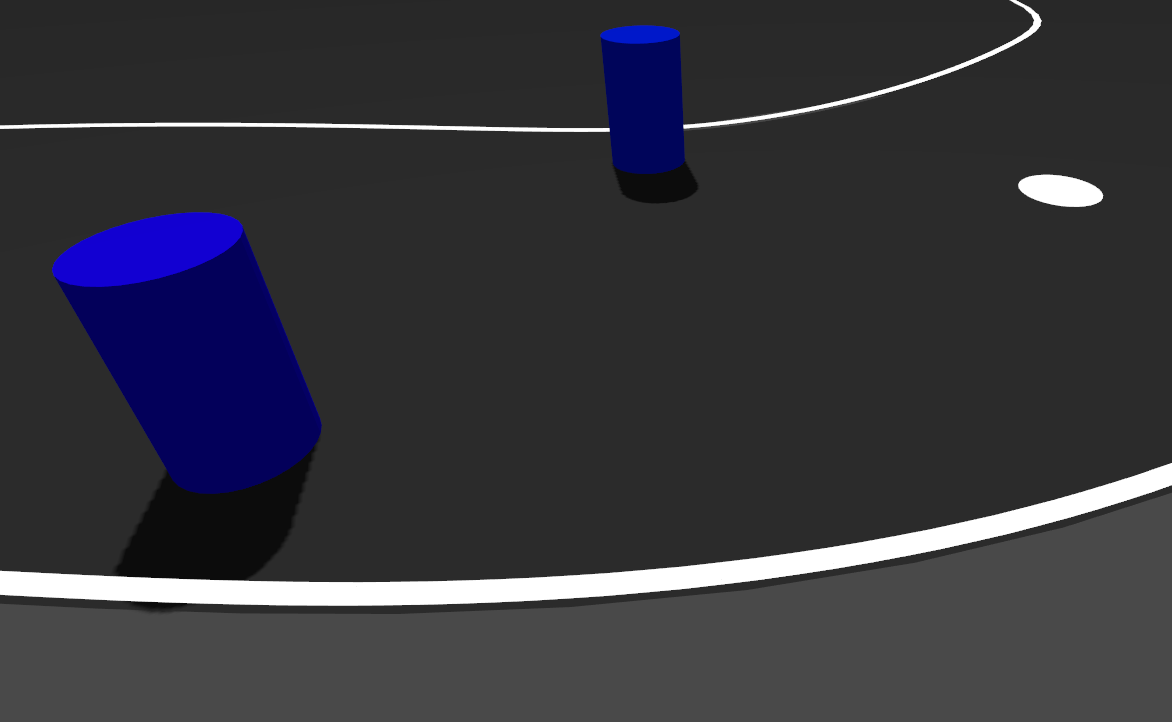
#> input picture Task3/input/5.png, 1172 x 722 px
$ python 5.py
#> lines starting #> are read from the running program, lines starting #| are printed output that depends on the picture; after the words box and inside, x2 and y2 are one past the last pixel; in counts of white or black regions, pixels touching at a corner belong together
import os
import cv2
import numpy as np

BASE = os.path.dirname(os.path.abspath(__file__))
INPUT = os.path.join(BASE, "input", "5.png")
OUTPUT = os.path.join(BASE, "output", "5.png")

os.makedirs(os.path.dirname(OUTPUT), exist_ok=True)

img = cv2.imread(INPUT)
#> img is the input picture: shape (722, 1172, 3); mean B, G, R 60.8, 53, 53.3

if img is None:
    print("Could not load 5.png")
    exit()

hsv = cv2.cvtColor(img, cv2.COLOR_BGR2HSV)
#> hsv: shape (722, 1172, 3); mean H, S, V 8.5, 17.9, 60.8

# =========================================================
# POTHOLES: WHITE CIRCULAR BLOBS
# =========================================================

white = cv2.inRange(
    hsv,
    np.array([0, 0, 180]),
    np.array([180, 80, 255])
)
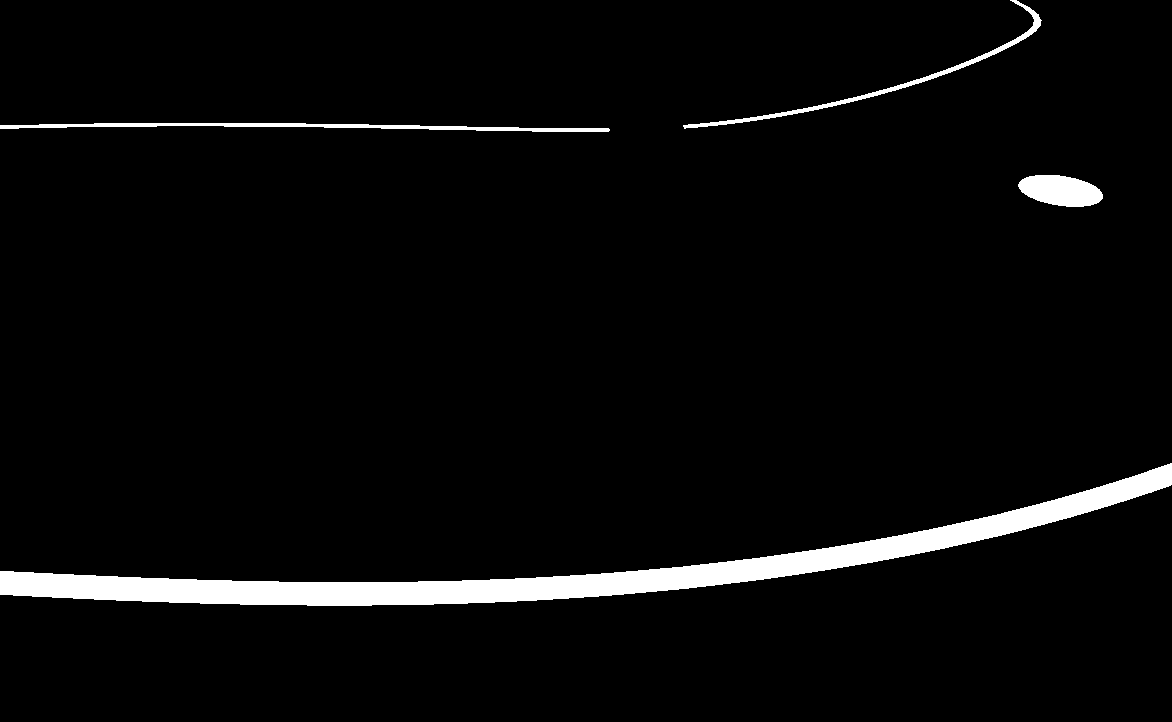
#> white: shape (722, 1172); 3.9% white; 4 white regions

contours, _ = cv2.findContours(
    white,
    cv2.RETR_EXTERNAL,
    cv2.CHAIN_APPROX_SIMPLE
)
#> contours = 4 contours; box (x1, y1, x2, y2) and area: (0, 463, 1172, 606) 25835, (1018, 175, 1103, 207) 1934, (0, 123, 610, 132) 1651, (683, 0, 1042, 129) 1414

potholes = []

for c in contours:

    area = cv2.contourArea(c)

    if 300 < area < 35000:

        perimeter = cv2.arcLength(c, True)

        if perimeter == 0:
            continue

        circularity = (
            4 * np.pi * area /
            (perimeter * perimeter)
        )

        x, y, w, hh = cv2.boundingRect(c)

        if (
            circularity > 0.25
            and w > 20
            and hh > 10
            and w / hh < 6
            and hh / w < 6
        ):
            potholes.append((x, y, w, hh))
#> this loop made 4 passes
#> (area, perimeter, circularity, x, y, w, hh) on passes 1 to 4: (25835, 2494.5, 0.0522, 0, 463, 1172, 143), (1933.5, 200.1, 0.607, 1018, 175, 85, 32), (1651, 1229.5, 0.0137, 0, 123, 610, 9), (1413.5, 880, 0.0229, 683, 0, 359, 129)
#> after the loop, potholes = [(1018, 175, 85, 32)]


# =========================================================
# OBSTACLE: BLUE CYLINDERS (Updated for Blue Color Range)
# =========================================================

blue = cv2.inRange(
    hsv,
    np.array([100, 150, 50]),
    np.array([140, 255, 255])
)
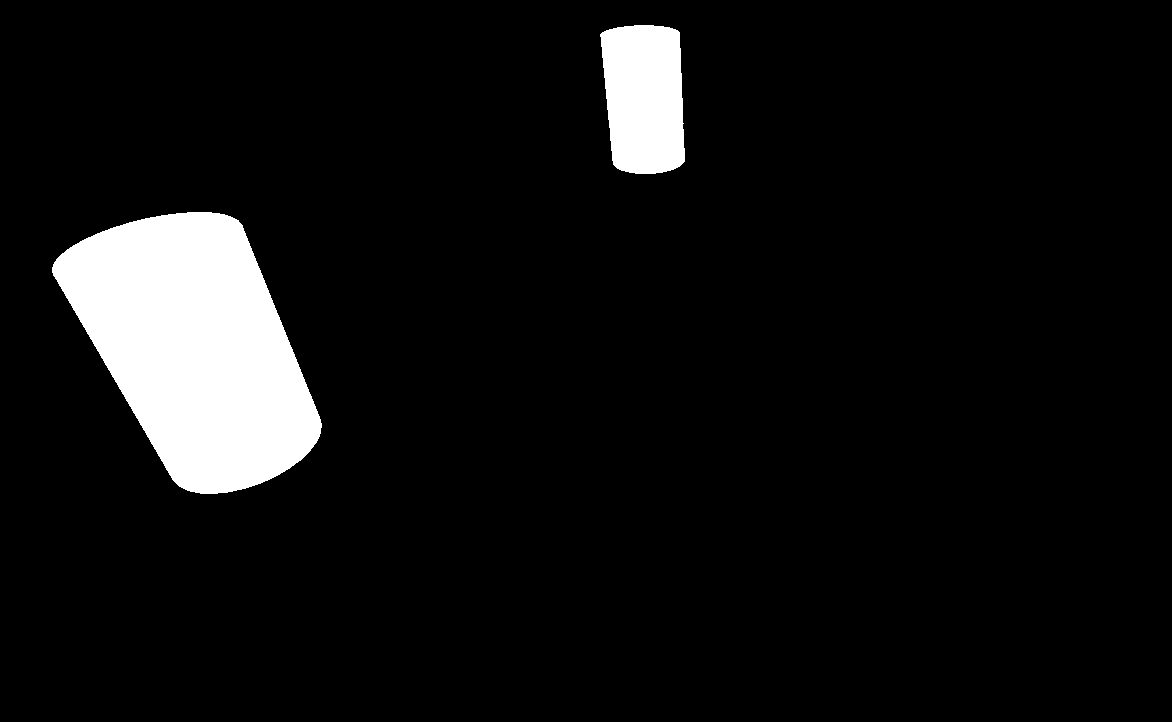
#> blue: shape (722, 1172); 7% white; 2 white regions

contours, _ = cv2.findContours(
    blue,
    cv2.RETR_EXTERNAL,
    cv2.CHAIN_APPROX_SIMPLE
)
#> contours = 2 contours; box (x1, y1, x2, y2) and area: (52, 212, 322, 494) 48058, (600, 25, 685, 174) 10740

obstacles = []

for c in contours:

    area = cv2.contourArea(c)

    if 100 < area < 200000:

        x, y, w, hh = cv2.boundingRect(c)

        if w > 10 and hh > 10:
            obstacles.append((x, y, w, hh))
#> this loop made 2 passes
#> (area, x, y, w, hh) on passes 1 to 2: (48058, 52, 212, 270, 282), (10739.5, 600, 25, 85, 149)
#> after the loop, obstacles = [(52, 212, 270, 282), (600, 25, 85, 149)]

# Sort obstacles from left to right
obstacles = sorted(obstacles, key=lambda box: box[0])


# =========================================================
# DRAW POTHOLES
# =========================================================

for i, (x, y, w, hh) in enumerate(potholes, 1):

    cv2.rectangle(
        img,
        (x, y),
        (x + w, y + hh),
        (255, 0, 255),
        3
    )

    text_y = y + 25 if y < 35 else y - 10

    cv2.putText(
        img,
        f"Pothole {i} ({x},{y})",
        (x, text_y),
        cv2.FONT_HERSHEY_SIMPLEX,
        0.6,
        (255, 0, 255),
        2
    )
#> this loop made 1 pass
#> (i, x, y, w, hh, text_y) on pass 1: (1, 1018, 175, 85, 32, 165)
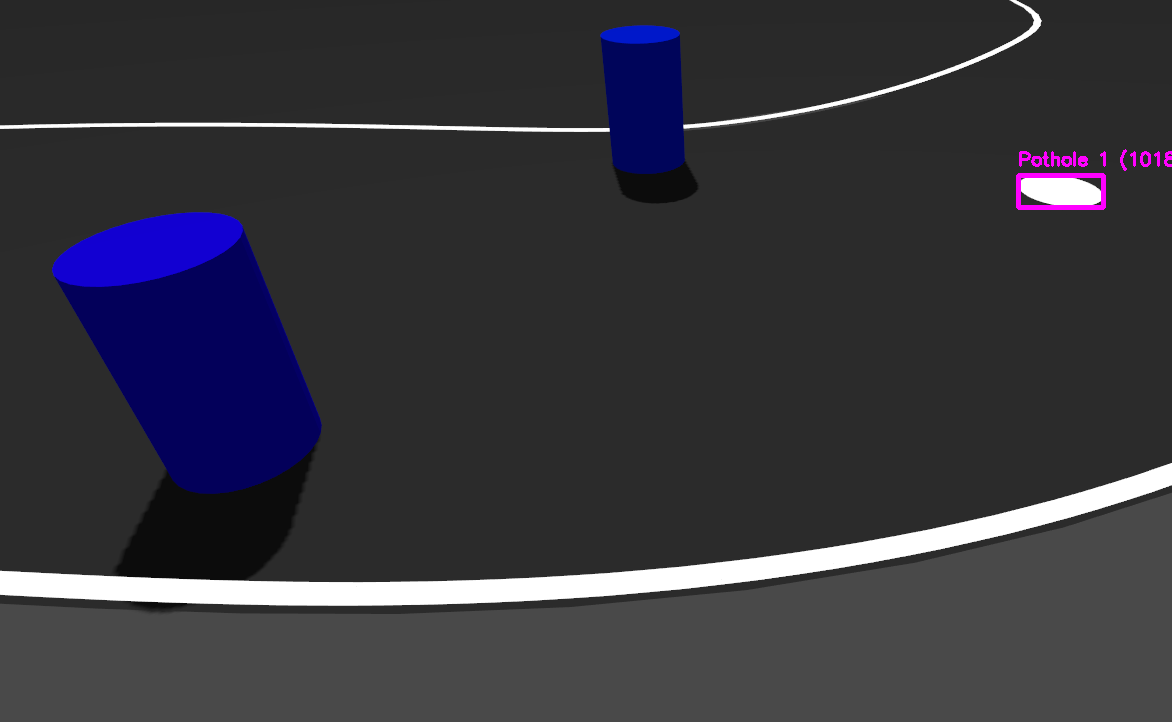
#> img: shape (722, 1172, 3); 0.25% of pixels changed, all inside (x1, y1, x2, y2) = (1016, 149, 1172, 210)


# =========================================================
# DRAW OBSTACLES (CUSTOM PLACEMENT FOR BLUE CYLINDERS)
# =========================================================

for i, (x, y, w, hh) in enumerate(obstacles, 1):

    cv2.rectangle(
        img,
        (x, y),
        (x + w, y + hh),
        (0, 255, 255),
        3
    )

    if i == 1:
        # Obstacle 1 (Left blue cylinder): placed safely above the top edge
        text_x = x
        text_y = y - 10
    else:
        # Obstacle 2 (Right blue cylinder): placed cleanly in the open space below the box
        text_x = x - 70
        text_y = y + hh + 28

    cv2.putText(
        img,
        f"Obstacle {i} ({x},{y})",
        (text_x, text_y),
        cv2.FONT_HERSHEY_SIMPLEX,
        0.6,
        (0, 255, 255),
        2
    )
#> this loop made 2 passes
#> (i, x, y, w, hh, text_x, text_y) on passes 1 to 2: (1, 52, 212, 270, 282, 52, 202), (2, 600, 25, 85, 149, 530, 202)
#> img: shape (722, 1172, 3); 1.25% of pixels changed, all inside (x1, y1, x2, y2) = (50, 23, 723, 497)


# =========================================================
# TOTAL COUNTS (BOTTOM RIGHT)
# =========================================================

img_height, img_width = img.shape[:2]

right_x = img_width - 250
start_y = img_height - 60

cv2.putText(
    img,
    f"Potholes: {len(potholes)}",
    (right_x, start_y),
    cv2.FONT_HERSHEY_SIMPLEX,
    0.8,
    (255, 0, 255),
    2
)

cv2.putText(
    img,
    f"Obstacles: {len(obstacles)}",
    (right_x, start_y + 35),
    cv2.FONT_HERSHEY_SIMPLEX,
    0.8,
    (0, 255, 255),
    2
)
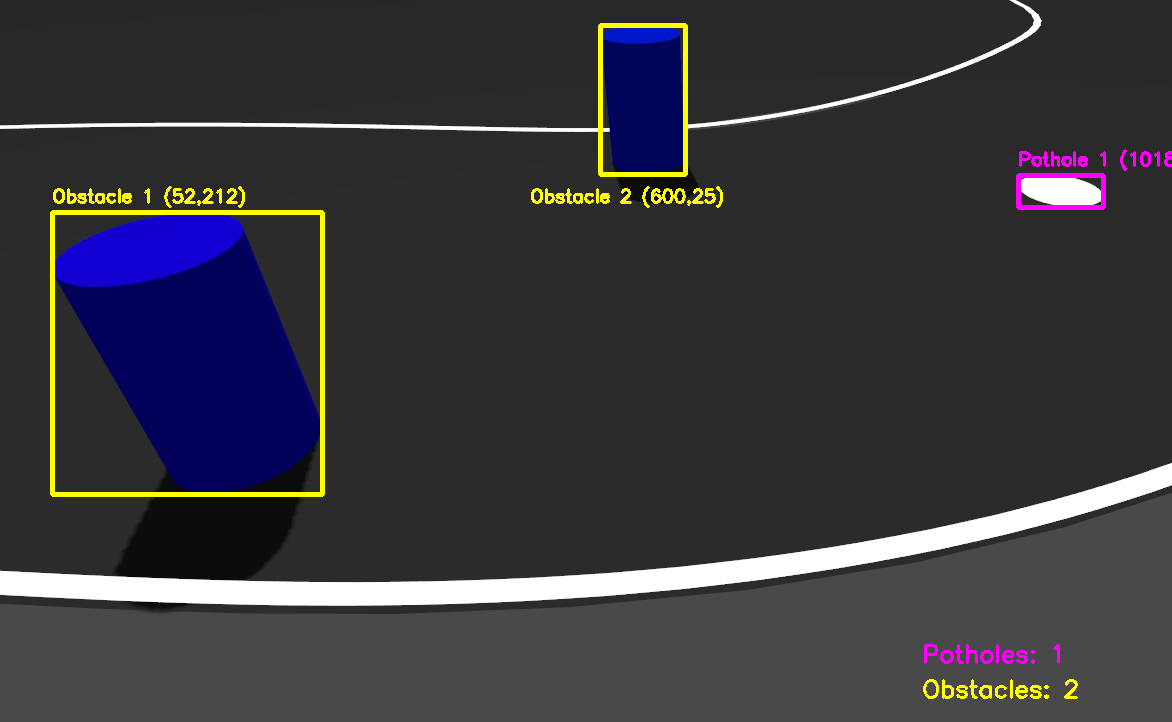
#> img: shape (722, 1172, 3); mean B, G, R 60.8, 55.8, 56.9


# =========================================================
# SAVE + DISPLAY
# =========================================================

cv2.imwrite(OUTPUT, img)

print("Potholes:", len(potholes))
#| Potholes: 1
print("Obstacles:", len(obstacles))
#| Obstacles: 2
print("Saved:", OUTPUT)

$ run again, with Task3/input/1.png copied over Task3/input/5.png
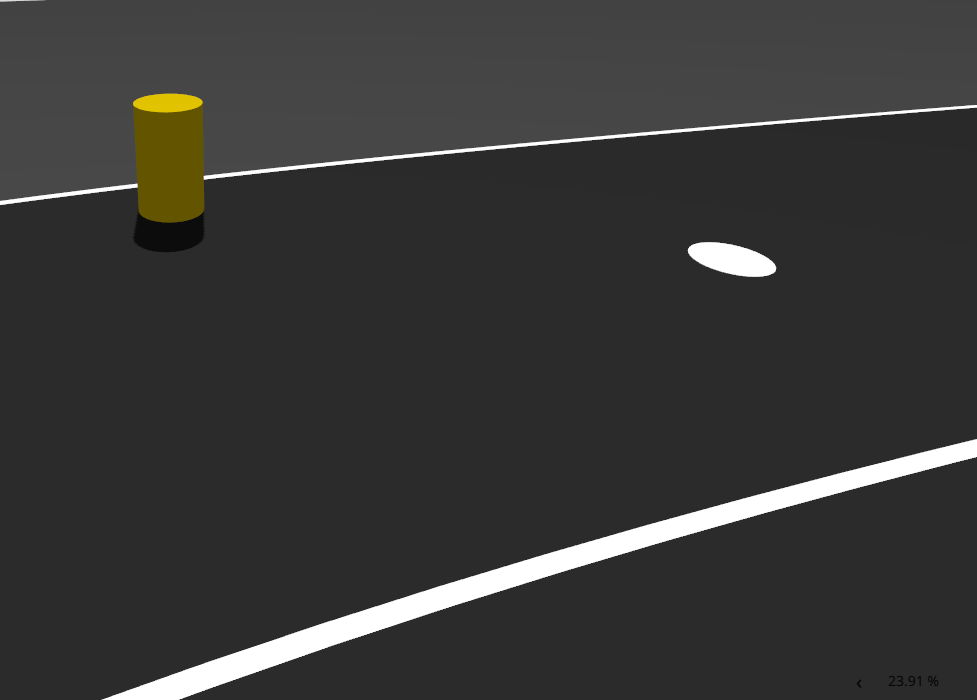
#> input picture Task3/input/1.png, 977 x 700 px
#> img is the input picture: shape (700, 977, 3); mean B, G, R 55.1, 56.3, 56.5
#> hsv: shape (700, 977, 3); mean H, S, V 0.3, 3.2, 56.5
#> `white = cv2.inRange( hsv, np.array([0, 0, 180]), np.array([180, 80, 25..`:
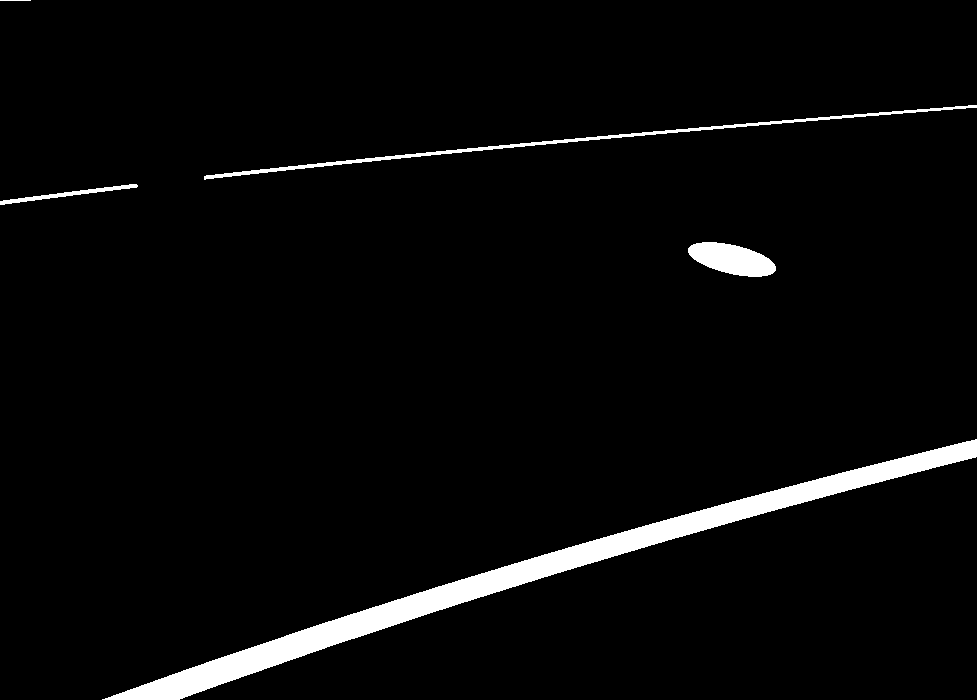
#> white: shape (700, 977); 3.6% white; 5 white regions
#> `contours, _ = cv2.findContours( white, cv2.RETR_EXTERNAL, cv2.CHAIN_AP..`: contours = 5 contours, 1 with area under 20; largest, box (x1, y1, x2, y2) and area: (102, 439, 977, 700) 18330, (688, 242, 776, 277) 1964, (204, 105, 977, 180) 1798, (0, 184, 138, 205) 431
#> the loop `for c in contours: ` made 5 passes
#> (area, perimeter, circularity, x, y, w, hh) on passes 1 to 4: (18330.5, 1973.3, 0.0592, 102, 439, 875, 261), (1964, 208, 0.57, 688, 242, 88, 35), (431, 292.9, 0.0631, 0, 184, 138, 21), (1797.5, 1608.2, 0.00873, 204, 105, 773, 75)
#> after the loop `for c in contours:`: potholes = [(688, 242, 88, 35)]
#> blue: shape (700, 977); every value is 0
#> `contours, _ = cv2.findContours( blue, cv2.RETR_EXTERNAL, cv2.CHAIN_APP..`: contours = []
#> the loop `for i, (x, y, w, hh) in enumerate(potholes, 1): ` made 1 pass
#> (i, x, y, w, hh, text_y) on pass 1: (1, 688, 242, 88, 35, 232)
#> `cv2.putText( img, f"Obstacles: {len(obstacles)}", (right_x, start_y + ..`:
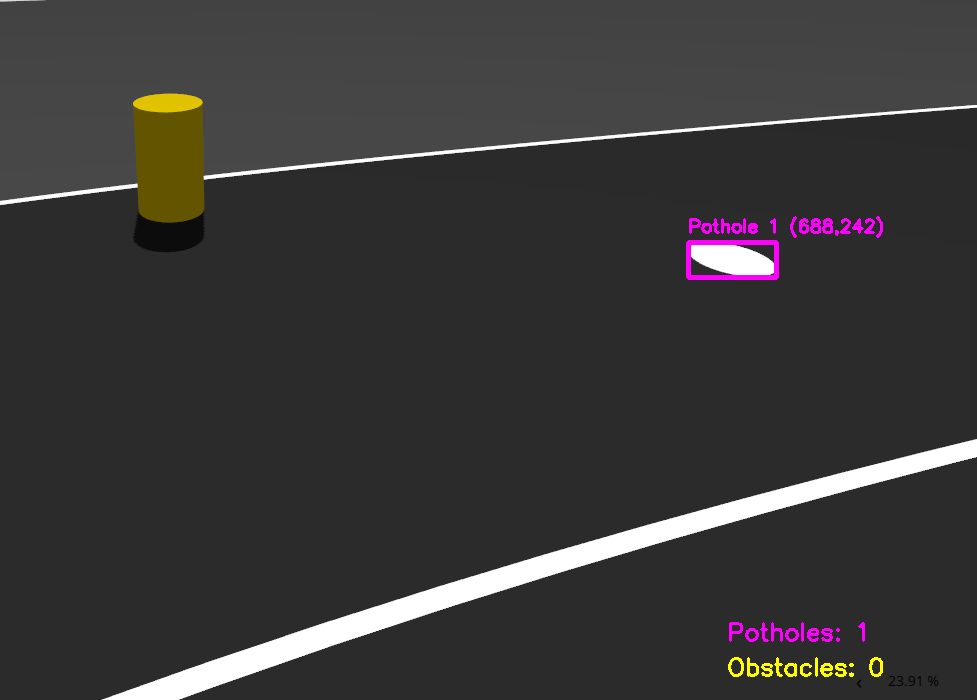
#> img: shape (700, 977, 3); mean B, G, R 56.1, 56.4, 57.9
#| Potholes: 1
#| Obstacles: 0
